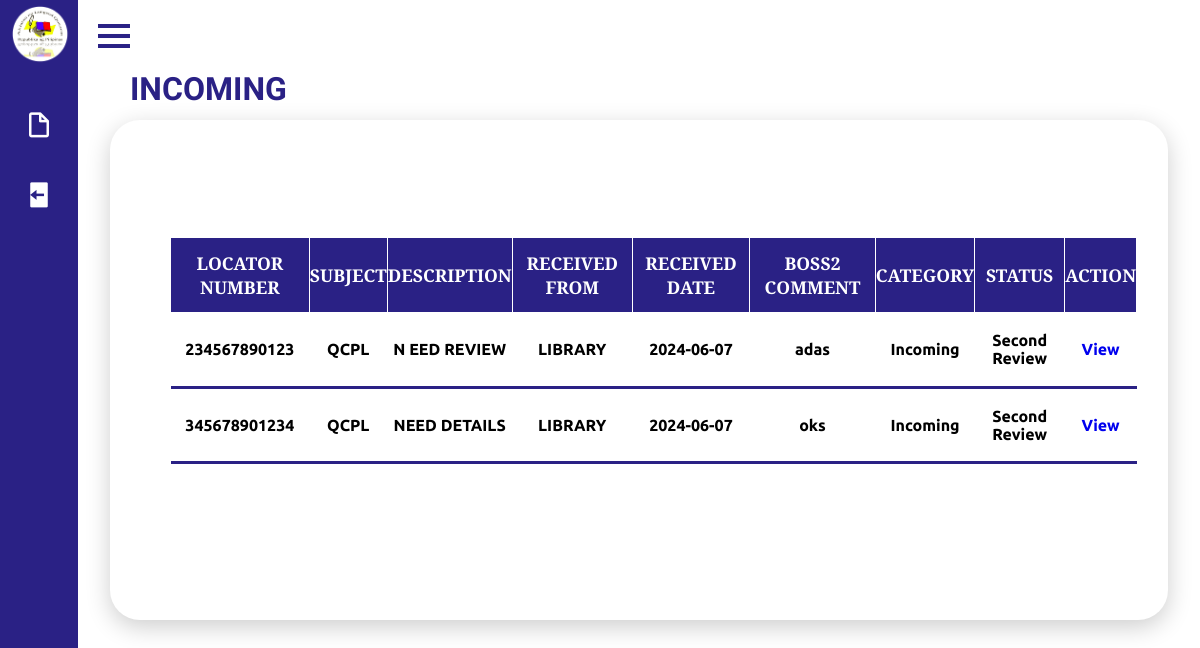
/Frontend/Dashboard/boss1incoming.php, run on an earlier commit of the app's database.
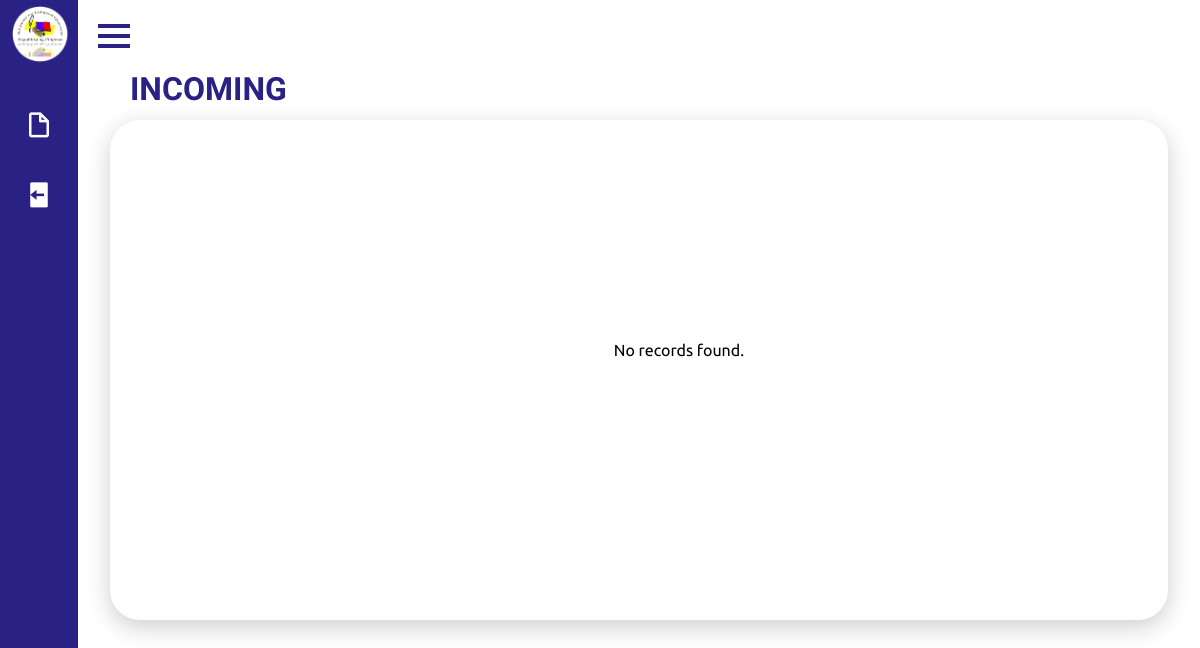
And on a later commit of the database.
### tables this page shows
CREATE TABLE `fileupload` (
  `id` int(11) NOT NULL,
  `file_name` varchar(255) NOT NULL,
  `division` varchar(255) DEFAULT NULL,
  `section` varchar(255) DEFAULT NULL,
  `category` enum('Incoming','Outgoing','','') DEFAULT NULL,
  `locator_num` varchar(255) DEFAULT NULL,
  `received_date` date DEFAULT NULL,
  `received_from` varchar(255) DEFAULT NULL,
  `subject` varchar(255) DEFAULT NULL,
  `description` text DEFAULT NULL,
  `type` varchar(100) DEFAULT NULL,
  `file_path` varchar(255) NOT NULL,
  `proofreader_comment` varchar(255) NOT NULL,
  `boss2_comment` varchar(255) NOT NULL,
  `boss1_comment` varchar(255) NOT NULL,
  `status` varchar(255) NOT NULL
);

### Frontend/Dashboard/boss1incoming.php (the view, shortened to what this page needs)
<!DOCTYPE html>
<html lang="en">
<head>
    <link rel="stylesheet" href="boss1.css">
    <link href='https://unpkg.com/boxicons@2.0.7/css/boxicons.min.css' rel='stylesheet'>
</head>
<body>
     <div class="sidebar close">
        <div class="logo-details">
            <span class="img">
                <img src="imgs/logo.png" >
            </span>
        </div>
        <ul class="nav-links">
          <li>
            <div class="iocn-link">
              <a href="boss1account.php">
              <i class='bx bx-file-blank' ></i>
              </a>
            </div>
          </li>
          <li>
            <a href="/qcpl/Backend/logout.php">
              <i class='bx bxs-log-out' ></i>
            </a>
          </li>
      </ul>
      </div>
        <section class="home-section">
            <div class="home-content">
              <i class='bx bx-menu' ></i>
            </div>
            <div class="details">
                <div class="upload">
                    <div class="cardHeader">
                        <h2>INCOMING</h2>
                    </div>
                    <div class="sum_tb">
                        <table aria-describedby="tableDescription">
                            <?php
                                $servername = "localhost";
                                $username = "root";
                                $password = "";
                                $dbname = "qcpl";
                                $conn = new mysqli($servername, $username, $password, $dbname);
                                $rowsPerPage = 4;
                                $page = isset($_GET['page']) ? intval($_GET['page']) : 1;
                                $offset = ($page - 1) * $rowsPerPage;
                                $sql = "SELECT locator_num, subject, description, received_date, received_from, type, file_path, boss2_comment, category, status
                                        FROM fileupload
                                        WHERE status = 'Second Review' AND category = 'Incoming'
                                        LIMIT $rowsPerPage OFFSET $offset";
                                $result = $conn->query($sql);
                                if ($result->num_rows > 0) {
                                    echo "<table>";
                                    echo "<thead><tr><th>Locator Number</th><th>Subject</th><th>Description</th><th>Received From</th><th>Received Date</th><th>Boss2 Comment</th><th>Category</th><th>Status</th><th>Action</th></tr></thead>";
                                    echo "<tbody>";
                                    while ($row = $result->fetch_assoc()) {
                                        echo "<tr>";
                                        echo "<td><center>" . htmlspecialchars($row["locator_num"]) . "</td>";
                                        echo "<td><center>" . htmlspecialchars($row["subject"]) . "</td>";
                                        echo "<td><center>" . htmlspecialchars($row["description"]) . "</td>";
                                        echo "<td><center>" . htmlspecialchars($row["received_from"]) . "</td>";
                                        echo "<td><center>" . htmlspecialchars($row["received_date"]) . "</td>";
                                        echo "<td><center>" . htmlspecialchars($row["boss2_comment"]) . "</td>";
                                        echo "<td><center>" . htmlspecialchars($row["category"]) . "</td>";
                                        echo "<td><center>" . htmlspecialchars($row["status"]) . "</td>";
                                        echo "<td><center><a href='bossaccountlocator.php?locator_num=" . htmlspecialchars($row["locator_num"]) . "' target='_self' aria-label='View details for " . htmlspecialchars($row["locator_num"]) . "'>View</a></td>";
                                        echo "</tr>";
                                    }
                                    echo "</tbody>";
                                    echo "</table>";
                                } else {
                                    echo "<p>No records found.</p>";
                                }
                                ?>
                        </table>
                        </div>
                </div>
                </div>
        </section>
</body>
</html>

What changed in the data, as far as the page shows it:
removed fileupload: locator_num "234567890123", subject "QCPL", description "N EED REVIEW", received_from "LIBRARY", received_date "2024-06-07", boss2_comment "adas", category "Incoming", status "Second Review"
removed fileupload: locator_num "345678901234", subject "QCPL", description "NEED DETAILS", received_from "LIBRARY", received_date "2024-06-07", boss2_comment "oks", category "Incoming", status "Second Review"
Also different on the page:
text no longer shown: "LOCATOR NUMBER SUBJECT DESCRIPTION RECEIVED FROM RECEIVED DATE BOSS2 COMMENT CATEGORY STATUS ACTION"
text now shown: "No records found."
